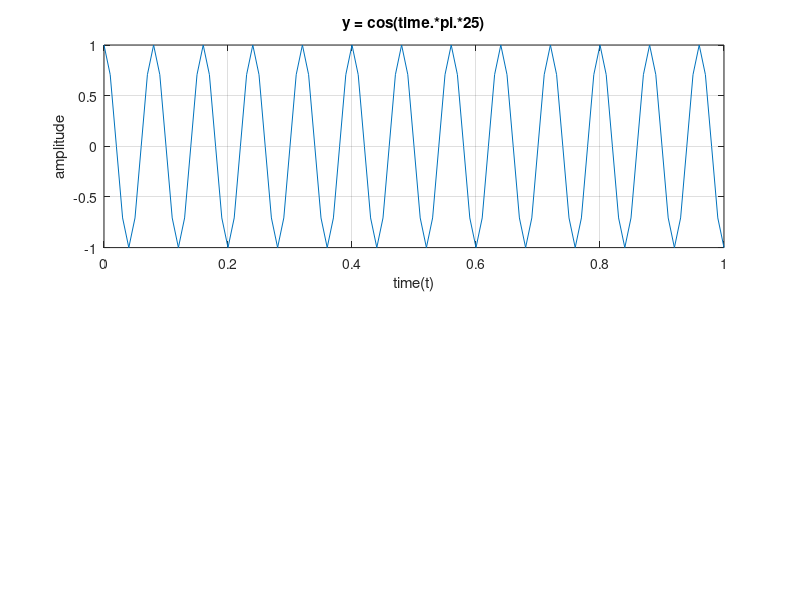

MATLAB code to generate this figure: (Note: this script raises an error after producing the figure.)
time = 0:.01:1;
y = cos(time.*pi.*25);

subplot(2,1,1);
plot(time,y);
xlabel('time(t)');
ylabel('amplitude');
grid;
title('y = cos(time.*pi.*25)');
subtitle('Team5: NgocNguyen DaiDuc');

subplot(2,1,2);
plot(time,fade(y,0.5));
xlabel('time(t)');
ylabel('amplitude');
title('y = cos(time.*pi.*25) with fade = 0.5'); 
grid;